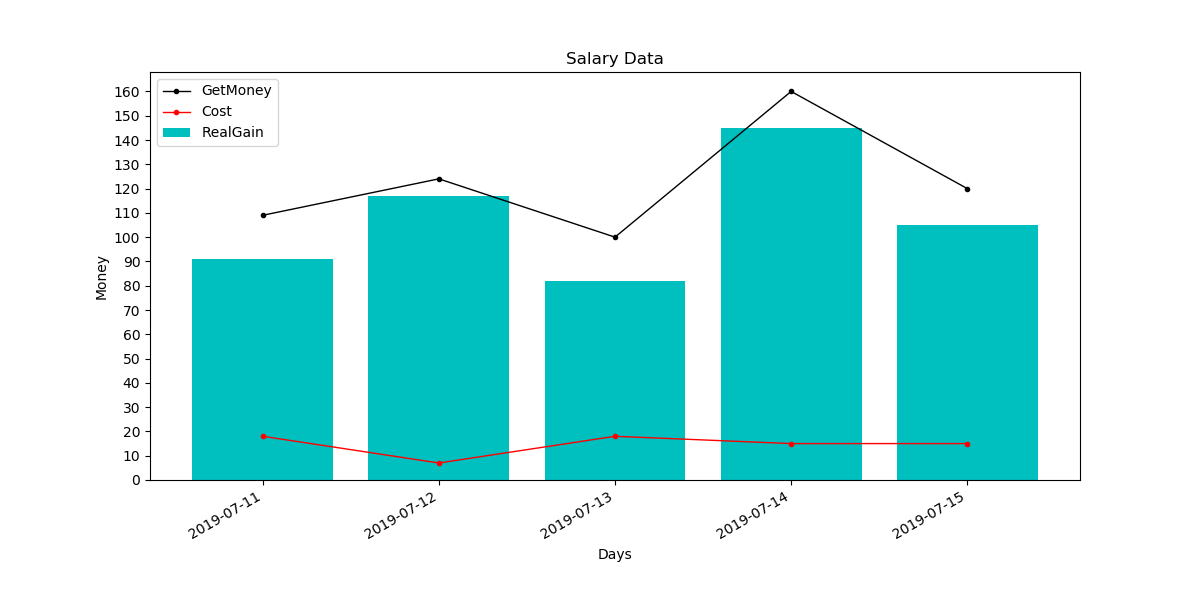

The script that saved this image:
# * coding=utf-8 *
import matplotlib.pyplot as plt
import numpy as np
import pandas as pd
from datetime import datetime 

DataFrame=pd.read_csv('SalaryData.csv')
DataFrame.columns=["Date","GetMoney","Cost"]
Date=DataFrame["Date"]
GetMoney=DataFrame["GetMoney"]
Cost=DataFrame["Cost"]
Date=np.array(Date)
Date=[datetime.strptime(i, '%Y.%m.%d') for i in Date]
GetMoney=np.array(GetMoney)
Cost=np.array(Cost)
RealGain=[GetMoney[i]-Cost[i] for i in range(len(Date))]
#A Figure
figure=plt.figure("Salary Data",figsize=(12,6))
plt.xlabel("Days")
plt.ylabel("Money")
plt.title("Salary Data")
plt.yticks([i for i in range(00,180,10)])
plt.bar(Date,RealGain,color="c",linestyle="-",linewidth=1.0,label="RealGain")
plt.plot(Date,GetMoney,marker=".",color="k",linestyle="-",linewidth=1.0,label="GetMoney")
plt.plot(Date,Cost,marker=".",color="r",linestyle="-",linewidth=1.0,label="Cost")
plt.legend(loc='upper left')
figure.autofmt_xdate()
#plt.grid(color="k", linestyle=":")
plt.savefig("SalaryData.png")
plt.show()